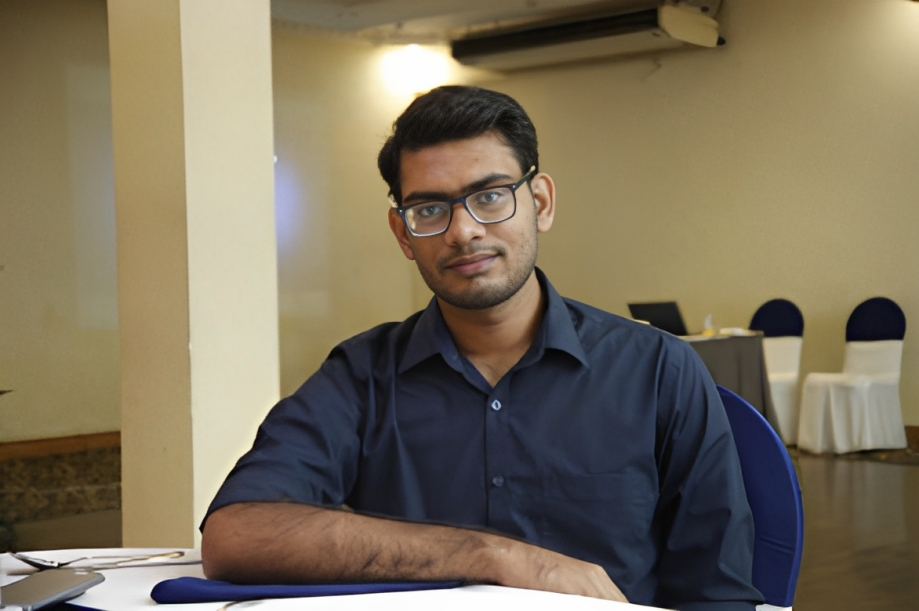
#> input picture images/pahansith.png, 919 x 611 px
$ jupyter execute Intensity_transformation.ipynb   (shell and % lines are left out)
#> lines starting #> are read from the running program, lines starting #| are printed output that depends on the picture
[cell 1]
import numpy as np
import matplotlib.pyplot as plt
import cv2 as cv

transformation1 = np.arange(0,256).astype('uint8')
plt.plot(transformation1)
plt.show()
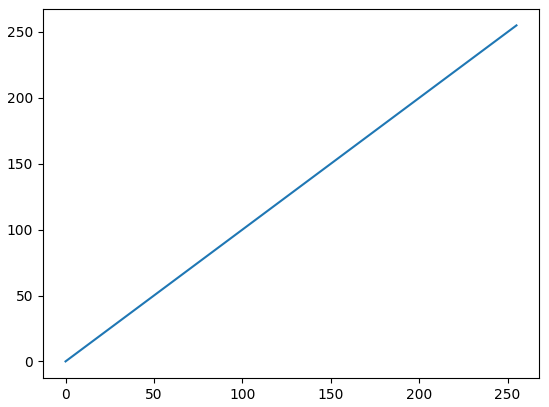
#> figure drawn by matplotlib, 1 panel; curve peaks at x = 255, y = 255

[cell 2]
Original_Image  = cv.imread('../images/pahansith.png',cv.IMREAD_GRAYSCALE)
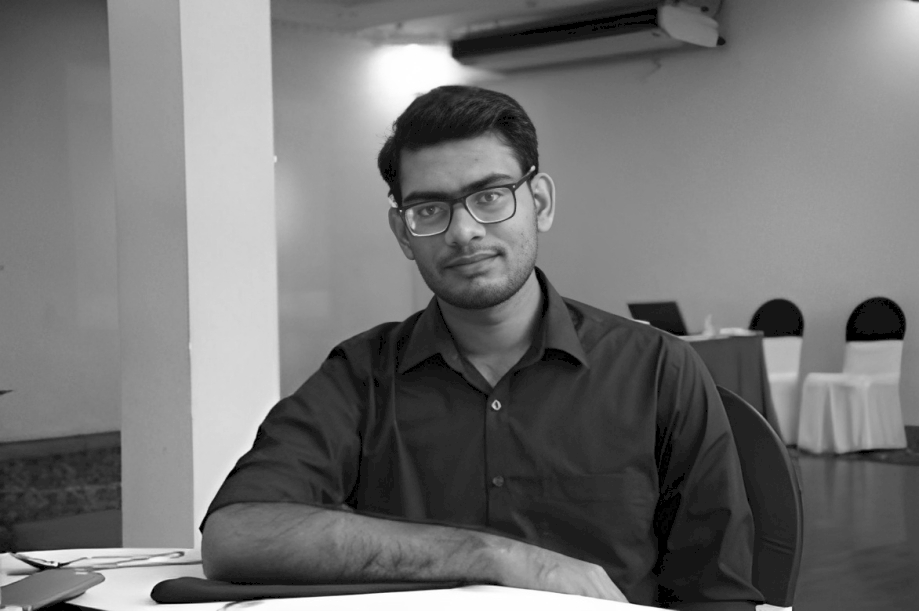
#> Original_Image: shape (611, 919); min 0, max 255, mean 114

fig , ax = plt.subplots(1,2)
ax[0].imshow(Original_Image, cmap='gray')
ax[0].set_title('Original Image')

Transformed_image1 = cv.LUT(Original_Image,transformation1)
ax[1].imshow(Transformed_image1 , cmap='gray')
ax[1].set_title('Transformed Image')

plt.show()
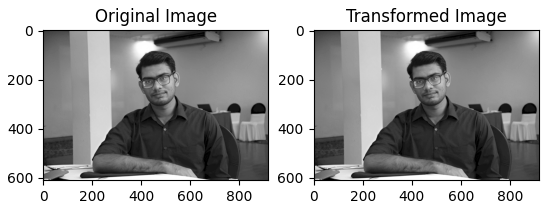
#> figure drawn by matplotlib, 2 panels

[cell 3]
transformation2 = 255-(np.arange(0,256).astype('uint8'))
plt.plot(transformation2)
plt.show()
#> figure, not shown here; curve peaks at x = 0, y = 255

[cell 4]
fig , ax = plt.subplots(1,2)
ax[0].imshow(Original_Image,cmap = 'gray')
ax[0].set_title('Original Image')

Transformed_image2 = cv.LUT(Original_Image,transformation2)
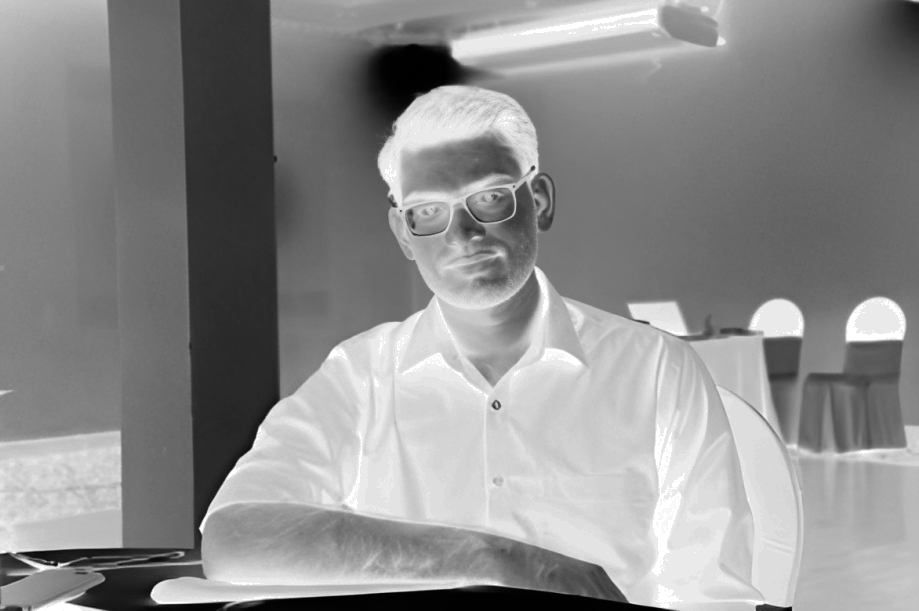
#> Transformed_image2: shape (611, 919); min 0, max 255, mean 141
ax[1].imshow(Transformed_image2,cmap ='gray')
ax[1].set_title('Transformed Image')

plt.show()

[cell 5]
c = np.array([(100,50),(150,200)])
t1 = np.linspace(0,50,100+1).astype('uint8')
t2 = np.linspace(51, 200, 50).astype('uint8')
t3 = np.linspace(201,255,255-150).astype('uint8')
transformation3 = np.concatenate((t1,t2,t3))
print(len(transformation3))
plt.plot(transformation3)
plt.xlim(0,255)
plt.ylim(0,255)
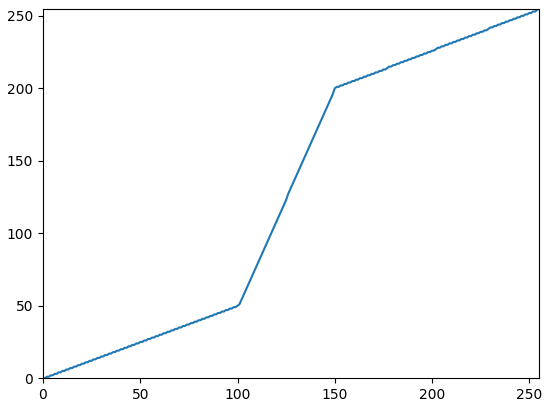
#> figure drawn by matplotlib, 1 panel; curve peaks at x = 255, y = 255

[cell 6]
fig , ax = plt.subplots(1,2)
ax[0].imshow(Original_Image,cmap='gray')

Transformed_image3 = cv.LUT(Original_Image,transformation3)
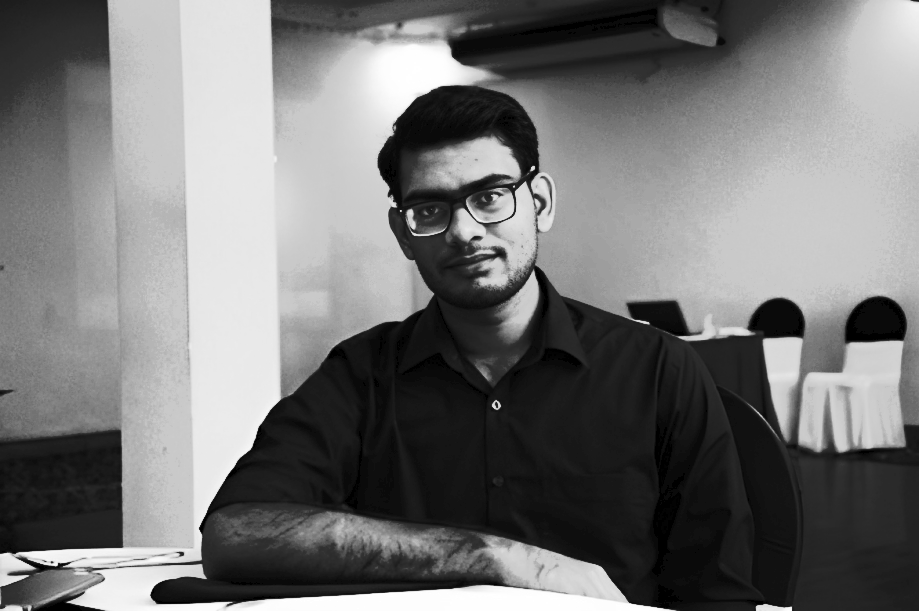
#> Transformed_image3: shape (611, 919); min 0, max 255, mean 116.9
ax[1].imshow(Transformed_image3,cmap='gray')

[cell 7]
Image  = cv.imread('../images/pahansith.png',cv.IMREAD_GRAYSCALE)

#histogram

hist = cv.calcHist([Original_Image],[0],None,[256],[0,256])
#> hist = 256 values, max 17761 at index 34, min 0 at index 1, mean 2193.4
plt.plot(hist)
plt.show()
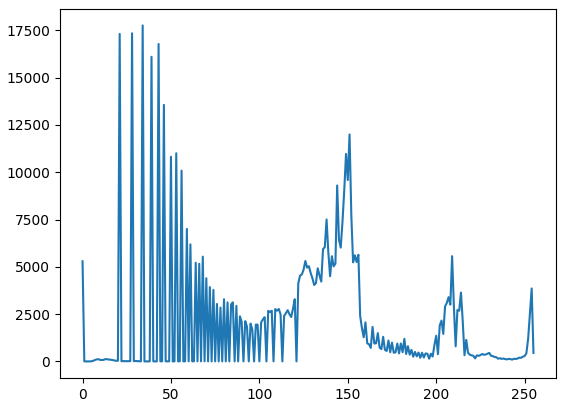
#> figure drawn by matplotlib, 1 panel; curve peaks at x = 34, y = 17761

[cell 8]
Image  = cv.cvtColor(cv.imread('../images/pahansith.png',cv.IMREAD_COLOR), cv.COLOR_BGR2RGB)

# Plotting the image

fig , ax = plt.subplots(1,2)
fig.set_figwidth(15)
ax[0].imshow(Image)
ax[0].set_title('Original Image')


# calc color Histogram
color = ('b','g','r')
for i,col in enumerate(color):
    hist = cv.calcHist([Image],[i],None,[256],[0,256])
    ax[1].plot(hist,color = col)
    ax[1].set_xlim([0,256])
    ax[1].set_title('Histogram')
plt.show()
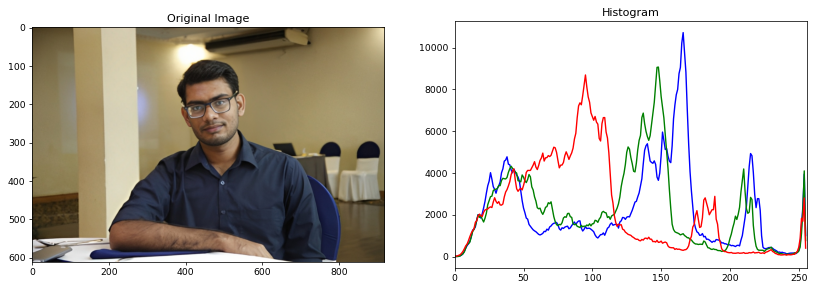
#> figure drawn by matplotlib, 2 panels; panel 2: curve peaks at x = 166, y = 10723; panel 2: curve peaks at x = 148, y = 9073; panel 2: curve peaks at x = 95, y = 8695

[cell 9]
color = ('b','g','r')
for X in enumerate(color):
    print(X)

type(color)

[cell 10]
fig , ax  = plt.subplots( 2,2 )
fig.set_figwidth(10)
fig.set_figheight(10)

hist,bins = np.histogram(Original_Image.ravel(), 256 , [0,256])
#> bins = 257 values from 0 to 256
cdf = hist.cumsum()
#> cdf = 256 values from 5293 to 561509
cdf_normalized = cdf* (hist.max()/cdf.max())
#> cdf_normalized = 256 values from 167.4 to 17761
ax[0,0].plot(cdf_normalized, color='b')
ax[0,0].hist(Original_Image.flatten(), 256 , [0,256] , color ='r')
ax[0,0].set_xlim([0,256])


equ = cv.equalizeHist(Original_Image)
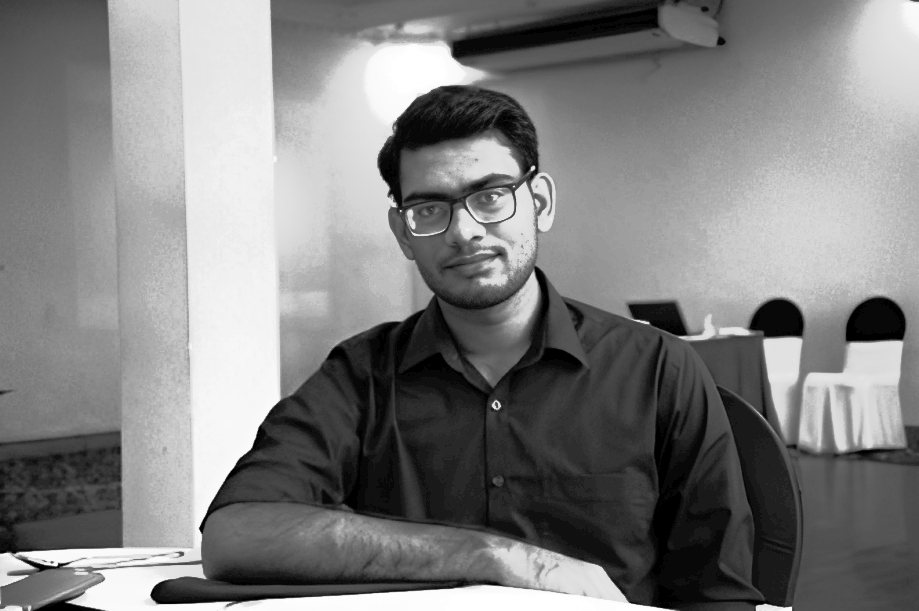
#> equ: shape (611, 919); min 0, max 255, mean 127.9
hist ,bins = np.histogram( equ.ravel(), 256, [0,256])
#> hist = 256 values, max 17763 at index 25, min 0 at index 2, mean 2193.4
cdf = hist.cumsum()
#> cdf = 256 values from 6354 to 561509
cdf_normalized = cdf*(hist.max()/cdf.max())
#> cdf_normalized = 256 values from 201 to 17763
ax[0,1].plot(cdf_normalized, color ='b')
ax[0,1].hist(equ.flatten(), 256 , [0,256] , color = 'r')
ax[0,1].set_xlim([0,256])


ax[1,0].imshow( Original_Image , cmap = 'gray')
ax[1,1].imshow( equ , cmap = 'gray')
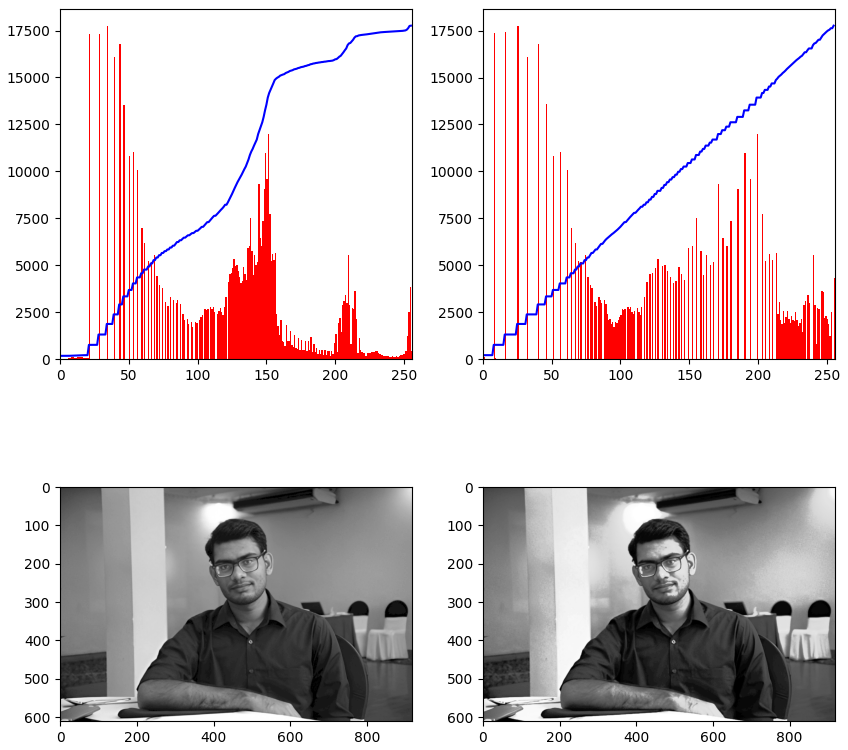
#> figure drawn by matplotlib, 4 panels; panel 1: tallest bar 17761 high, from x = 34 to 35; panel 1: curve peaks at x = 255, y = 17761; panel 2: tallest bar 17763 high, from x = 25 to 26; panel 2: curve peaks at x = 255, y = 17763

$ run again, with images/TomCruice.jpeg saved as images/pahansith.png
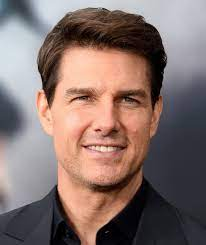
#> input picture images/TomCruice.jpeg, 206 x 245 px
#> `hist = cv.calcHist([Original_Image],[0],None,[256],[0,256])`: hist = 256 values, max 1107 at index 46, min 0 at index 227, mean 197.1
#> bins = 257 values from 0 to 256
#> cdf = 256 values from 289 to 50470
#> cdf_normalized = 256 values from 6.34 to 1107
#> `equ = cv.equalizeHist(Original_Image)`:
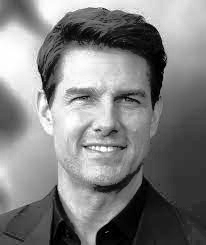
#> equ: shape (245, 206); min 0, max 255, mean 127.5
#> `hist ,bins = np.histogram( equ.ravel(), 256, [0,256])`: hist = 256 values, max 1107 at index 49, min 0 at index 3, mean 197.1
#> `[cell 10] fig , ax  = plt.subplots( 2,2 ) fig.set_figwidth(10) fig.set..`:
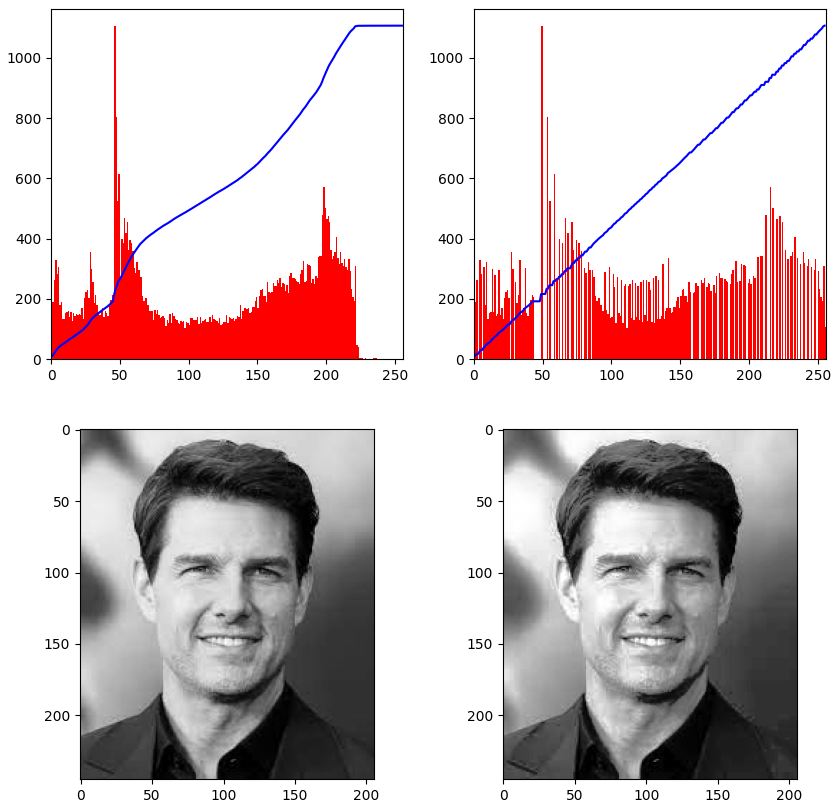
#> figure drawn by matplotlib, 4 panels; panel 1: tallest bar 1107 high, from x = 46 to 47; panel 1: curve peaks at x = 239, y = 1107; panel 2: tallest bar 1107 high, from x = 49 to 50; panel 2: curve peaks at x = 255, y = 1107
